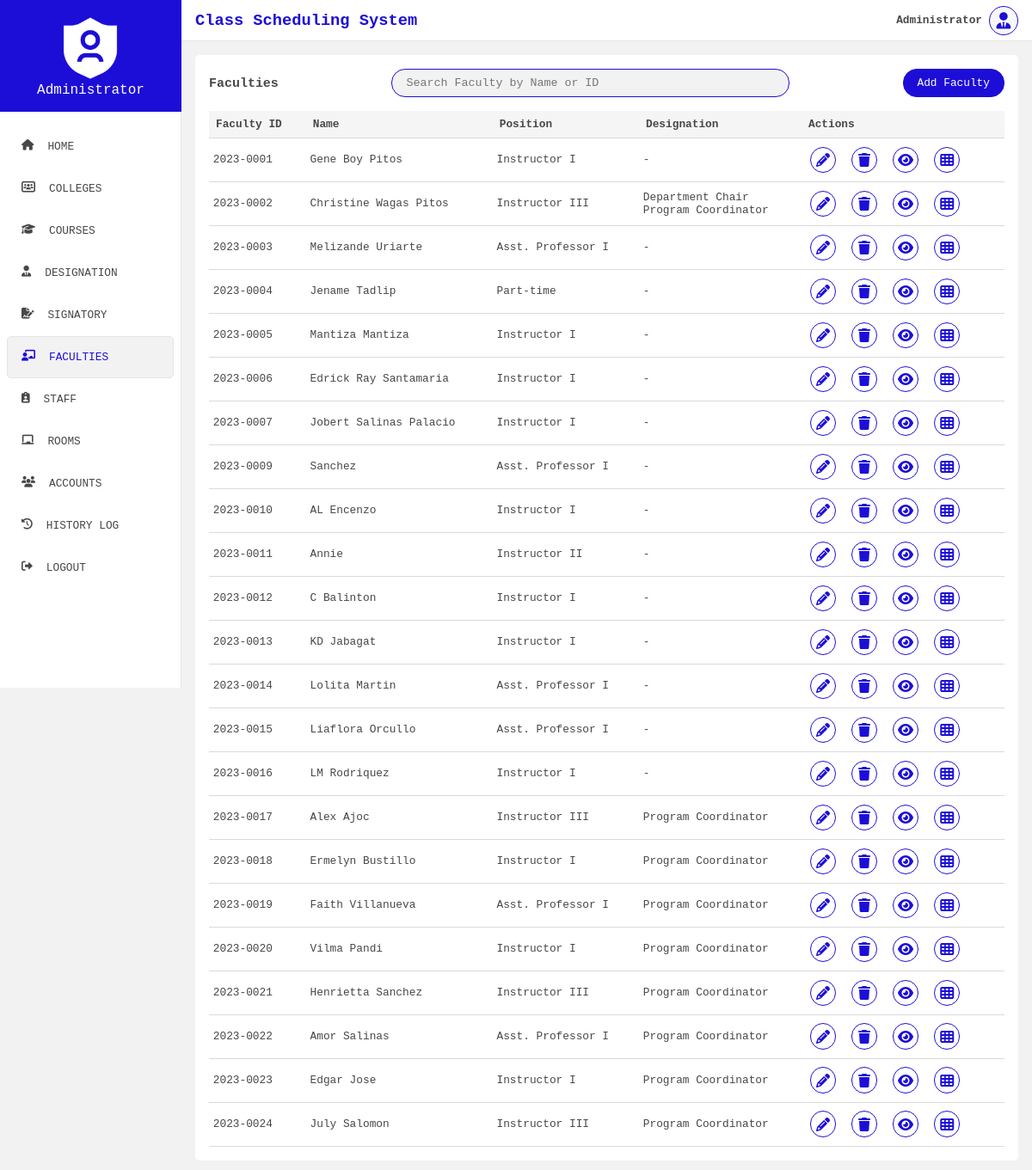
The app's page /view/faculties.php (signed in) with its own data.
### tables this page shows
CREATE TABLE `course_faculty` (
  `course_id` varchar(40) NOT NULL,
  `fac_id` varchar(40) NOT NULL
);

CREATE TABLE `faculty` (
  `fac_id` varchar(40) NOT NULL,
  `fname` varchar(100) DEFAULT NULL,
  `mname` varchar(100) DEFAULT NULL,
  `lname` varchar(40) DEFAULT NULL,
  `address` text DEFAULT NULL,
  `sex` varchar(40) DEFAULT NULL,
  `marital_stat` varchar(40) DEFAULT NULL,
  `contact` varchar(40) DEFAULT NULL,
  `vaccinated` varchar(40) DEFAULT NULL,
  `educ_qualification` varchar(50) NOT NULL,
  `qual_major` varchar(50) NOT NULL,
  `eligibility_prc` varchar(50) NOT NULL,
  `position` varchar(50) NOT NULL
);

CREATE TABLE `faculty_designation` (
  `fac_id` varchar(50) NOT NULL,
  `designation_id` varchar(50) NOT NULL
);

CREATE TABLE `designation` (
  `designation_id` varchar(50) NOT NULL,
  `designation_title` varchar(50) NOT NULL,
  `deloading` int(50) NOT NULL
);

### config/Dbh.php (called while the page is built)
<?php
class Dbh{
    private $host = "localhost";
    private $db_name = "class_scheduling";
    private $username = "root";
    private $password = "";
    public function connect(){
        try{
            $conn = new PDO("mysql:host=".$this->host.";dbname=".$this->db_name, $this->username, $this->password);
            $conn->setAttribute(PDO::ATTR_ERRMODE, PDO::ERRMODE_EXCEPTION);
            return $conn;
        } catch (PDOException $e){
            echo "Connection failed " . $e->getMessage();
        }
    }
}

### models/FacultiesModel.php (called while the page is built, shortened)
<?php
require_once "../config/Dbh.php";
class FacultiesModel extends Dbh{
    private $conn;
    public function __construct(){
        $this->conn = $this->connect();
    }
    public function read_faculties(){
        $sql = "SELECT * FROM `course_faculty` cf
                LEFT JOIN `faculty` f ON cf.fac_id = f.fac_id
                LEFT JOIN `course` c ON c.course_id = cf.course_id
                LEFT JOIN `college` cl ON cl.coll_id = c.coll_id ";
        $stmt = $this->conn->prepare($sql);
        $stmt->execute();
        return $stmt->fetchAll(PDO::FETCH_ASSOC);
    }
}

### controllers/FacultiesContr.php (called while the page is built, shortened)
<?php
require_once "../models/FacultiesModel.php";
require_once "../controllers/DesignationContr.php";
class FacultiesContr extends FacultiesModel{
    public function get_faculties(){
        return $this->read_faculties();
    }
}

### models/DesignationModel.php (called while the page is built, shortened)
<?php
require_once "../config/Dbh.php";
class DesignationModel extends Dbh{
    private $conn;
    public function __construct(){
        $this->conn = $this->connect();
    }
    public function read_faculty_designations($fac_id){
        $sql = "SELECT * FROM `faculty_designation` fd
                LEFT JOIN `designation` d ON d.designation_id = fd.designation_id
                WHERE `fac_id`=?";
        $stmt = $this->conn->prepare($sql);
        $stmt->execute([$fac_id]);
        return $stmt->fetchAll(PDO::FETCH_ASSOC);
    }
}

### controllers/DesignationContr.php (called while the page is built, shortened)
<?php
require_once "../models/DesignationModel.php";
class DesignationContr extends DesignationModel{
    public function get_faculty_designations($fac_id){
        if($fac_id){
            return $this->read_faculty_designations($fac_id);
        }
    }
}

### view/faculties.php (the view, shortened to what this page needs)
<?php
    require_once "../controllers/FacultiesContr.php";
    require_once "../controllers/DesignationContr.php";
    $faculties_contr = new FacultiesContr();
    $designation_contr = new DesignationContr();
    if(isset($_GET["course_id"])){
        $faculties = $faculties_contr->get_fac_by_crsID($_GET["course_id"]);
    }else{
        $faculties = $faculties_contr->get_faculties();
    }
?>
<!DOCTYPE html>
<html lang="en">
<head>
    <link rel="stylesheet" href="../public/css/general.css">
    <link rel="stylesheet" href="../public/css/all.css">
</head>
<body>
    <div class="container">
        <?php include '../includes/sidebar.php'; ?>
        <div class="main">
            <?php include '../includes/header.php'; ?>
            <div class="content">
                <div class="table_container">
                    <section>
                        <h3>Faculties</h3>
                        <input type="text" class="search_box" onkeyup="searchFaculty(event, `<?php echo $_SESSION['user']['user_type'];?>`);" placeholder="Search Faculty by Name or ID">
                        <?php
                        if($_SESSION["user"]["user_type"] == "admin" || $_SESSION["user"]["user_type"] == "staff"){
                            ?>
                            <button class="add_btn" id="add_faculty">
                                <span>Add Faculty</span>
                            </button>
                            <?php
                        }
                        ?>
                    </section>
                    <table>
                        <tr>
                            <th>Faculty ID</th>
                            <th>Name</th>
                            <th>Position</th>
                            <th>Designation</th>
                            <th>Actions</th>
                        </tr>
                        <tbody id="faculty_list">
                            <?php
                            foreach($faculties as $faculty){
                                ?>
                                <tr>
                                    <td><?php echo $faculty["fac_id"]; ?></td>
                                    <td><?php echo $faculty["fname"].' '.$faculty["mname"].' '.$faculty["lname"]; ?></td>
                                    <td><?php echo $faculty["position"]; ?></td>
                                    <td>
                                        <?php
                                        $fac_designations = $designation_contr->get_faculty_designations($faculty["fac_id"]);
                                        if(count($fac_designations) > 0){
                                            foreach($fac_designations as $designation){
                                                echo "<span>".$designation["designation_title"]."</span><br>";
                                            }
                                        }else {
                                            echo '-';
                                        }
                                        ?>
                                    </td>
                                    <td>
                                        <div class="actions_con">
                                            <div class="actions">
                                                <?php
                                                if($_SESSION["user"]["user_type"] == "admin"){
                                                    ?>
                                                    <button class="tb_action_item" onclick='handleFacultyEdit(`<?php echo json_encode($faculty); ?>`);' title="edit">
                                                        <i class="fas fa-pencil"></i>
                                                    </button>
                                                    <button class="tb_action_item" title="delete" onclick="handleDeleteFaculty(`<?php echo $faculty['fac_id']; ?>`, `<?php echo $faculty['course_id']; ?>`);">
                                                        <i class="fas fa-trash"></i>
                                                    </button>
                                                    <?php
                                                }
                                                ?>
                                                <button class="tb_action_item" onclick='showMoreFacultyInfo(`<?php echo json_encode($faculty); ?>`);' title="view">
                                                    <i class="fas fa-eye"></i>
                                                </button>
                                                <button class="tb_action_item" title="schedule">
                                                    <a href="./instructor_load.php?<?php echo 'fac_id='.$faculty["fac_id"].'&course_id='.$faculty["course_id"]; ?>">
                                                        <i class="fas fa-table-cells"></i>
                                                    </a>
                                                </button>
                                            </div>
                                        </div>
                                    </td>
                                </tr>
                                <?php
                            }
                            ?>
                        </tbody>
                    </table>
                </div>
            </div>
        </div>
    </div>
</body>
</html>

### public/css/general.css (style rules this page uses)
* { padding: 0; margin: 0; box-sizing: border-box; font-family: 'Courier New', Courier, monospace; }
:root { --primary: #ffffff; --secondary: #474747; --blue-accent: #1c0ed7; --orange-accent: #F15412; }
body { background-color: #f3f2f2; height: 90vh; }
.container { display: flex; }
.main { width: 100%; display: flex; flex-direction: column; }
.search_box { width: 50%; padding: .5rem 1rem; border-radius: 1rem; border: 1px solid var(--blue-accent); background-color: #f3f2f2; outline: none; }
.content { flex: 1; padding: 1rem; width: 100%; font-size: .8rem; }
.table_container { background-color: var(--primary); padding: 1rem; border-radius: 5px; color: var(--secondary); overflow-y: auto; }
.table_container section { display: flex; align-items: center; justify-content: space-between; margin-bottom: 1rem; }
.add_btn { background-color: var(--blue-accent); color: var(--primary); border: none; outline: none; border: 1px solid var(--blue-accent); font-size: .8rem; padding: .5rem 1rem; border-radius: 1rem; cursor: pointer; }
table { width: 100%; border-radius: 5px; border-collapse: collapse; }
td, th { border-bottom: 1px solid #dadada; }
th { background-color: #f5f5f5; padding: .5rem; text-align: left; }
td { padding: .3rem; }
.tb_action_item { margin-right: .5rem; border: none; outline: none; background-color: #FFF; cursor: pointer; margin: 5px; }
.tb_action_item i { font-size: 1rem; position: relative; background-color: var(--primary); border: 1px solid var(--blue-accent); color: var(--blue-accent); border-radius: 50%; width: 1.9rem; height: 1.9rem; text-align: center; }
.tb_action_item i::before { position: relative; top: 50%; transform: translateY(-50%); display: block; }
.actions_con { position: relative; }
.actions { align-items: center; }

### records on screen
course_faculty: fac.fac_id "2023-0001", fac.fname "Gene Boy", fac.lname "Pitos", fac.position "Instructor I"
course_faculty: fac.fac_id "2023-0002", fac.fname "Christine", fac.mname "Wagas", fac.lname "Pitos", fac.position "Instructor III"
faculty_designation: designation.designation_title "Department Chair"
faculty_designation: designation.designation_title "Program Coordinator"
course_faculty: fac.fac_id "2023-0003", fac.fname "Melizande", fac.lname "Uriarte", fac.position "Asst. Professor I"
course_faculty: fac.fac_id "2023-0004", fac.fname "Jename", fac.lname "Tadlip", fac.position "Part-time"
course_faculty: fac.fac_id "2023-0005", fac.fname "Mantiza", fac.lname "Mantiza", fac.position "Instructor I"
course_faculty: fac.fac_id "2023-0006", fac.fname "Edrick Ray", fac.lname "Santamaria", fac.position "Instructor I"
course_faculty: fac.fac_id "2023-0007", fac.fname "Jobert", fac.mname "Salinas", fac.lname "Palacio", fac.position "Instructor I"
course_faculty: fac.fac_id "2023-0009", fac.lname "Sanchez", fac.position "Asst. Professor I"
course_faculty: fac.fac_id "2023-0010", fac.fname "AL", fac.lname "Encenzo", fac.position "Instructor I"
course_faculty: fac.fac_id "2023-0011", fac.fname "Annie", fac.position "Instructor II"
course_faculty: fac.fac_id "2023-0012", fac.fname "C", fac.lname "Balinton", fac.position "Instructor I"
course_faculty: fac.fac_id "2023-0013", fac.fname "KD", fac.lname "Jabagat", fac.position "Instructor I"
course_faculty: fac.fac_id "2023-0014", fac.fname "Lolita", fac.lname "Martin", fac.position "Asst. Professor I"
course_faculty: fac.fac_id "2023-0015", fac.fname "Liaflora", fac.lname "Orcullo", fac.position "Asst. Professor I"
course_faculty: fac.fac_id "2023-0016", fac.fname "LM", fac.lname "Rodriquez", fac.position "Instructor I"
course_faculty: fac.fac_id "2023-0017", fac.fname "Alex", fac.lname "Ajoc", fac.position "Instructor III"
faculty_designation: designation.designation_title "Program Coordinator"
course_faculty: fac.fac_id "2023-0018", fac.fname "Ermelyn", fac.lname "Bustillo", fac.position "Instructor I"
faculty_designation: designation.designation_title "Program Coordinator"
course_faculty: fac.fac_id "2023-0019", fac.fname "Faith", fac.lname "Villanueva", fac.position "Asst. Professor I"
faculty_designation: designation.designation_title "Program Coordinator"
course_faculty: fac.fac_id "2023-0020", fac.fname "Vilma", fac.lname "Pandi", fac.position "Instructor I"
faculty_designation: designation.designation_title "Program Coordinator"
course_faculty: fac.fac_id "2023-0021", fac.fname "Henrietta", fac.lname "Sanchez", fac.position "Instructor III"
faculty_designation: designation.designation_title "Program Coordinator"
course_faculty: fac.fac_id "2023-0022", fac.fname "Amor", fac.lname "Salinas", fac.position "Asst. Professor I"
faculty_designation: designation.designation_title "Program Coordinator"
course_faculty: fac.fac_id "2023-0023", fac.fname "Edgar", fac.lname "Jose", fac.position "Instructor I"
faculty_designation: designation.designation_title "Program Coordinator"
course_faculty: fac.fac_id "2023-0024", fac.fname "July", fac.lname "Salomon", fac.position "Instructor III"
faculty_designation: designation.designation_title "Program Coordinator"

### other values on screen
$_SESSION["user"]["fname"] "Administrator"
